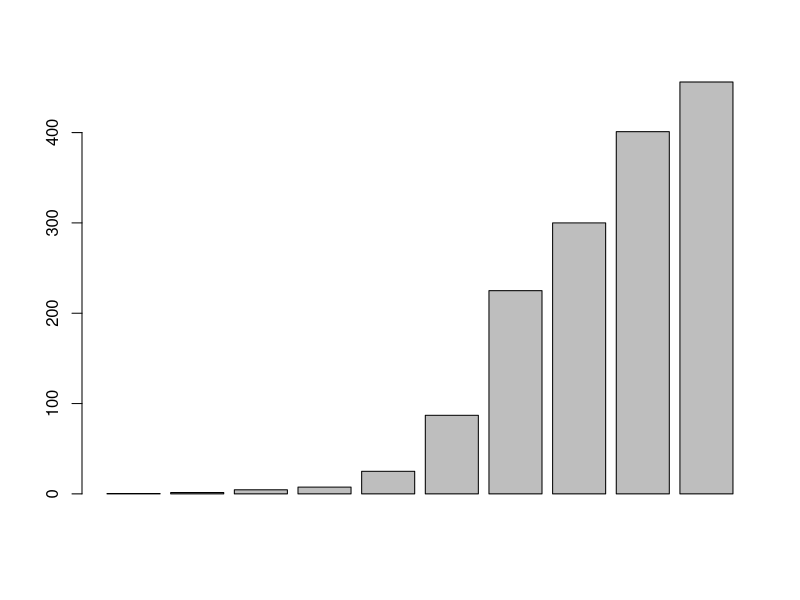
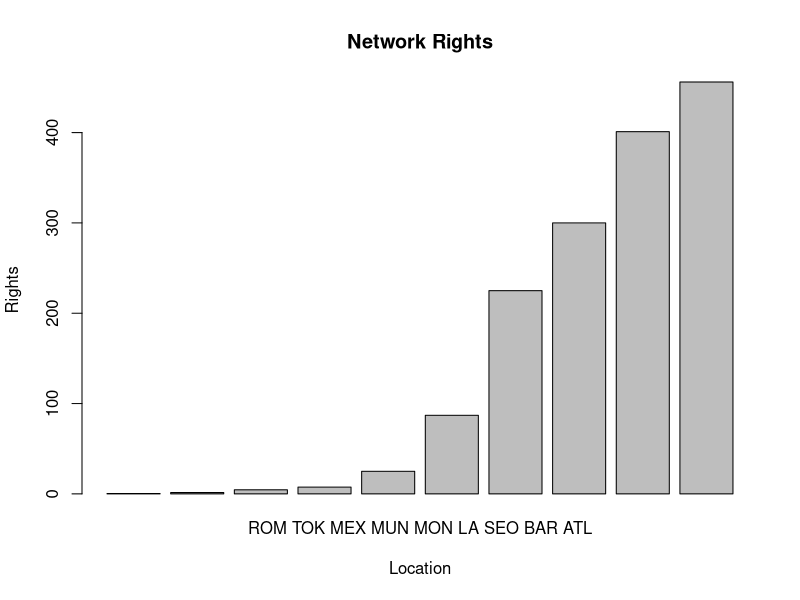
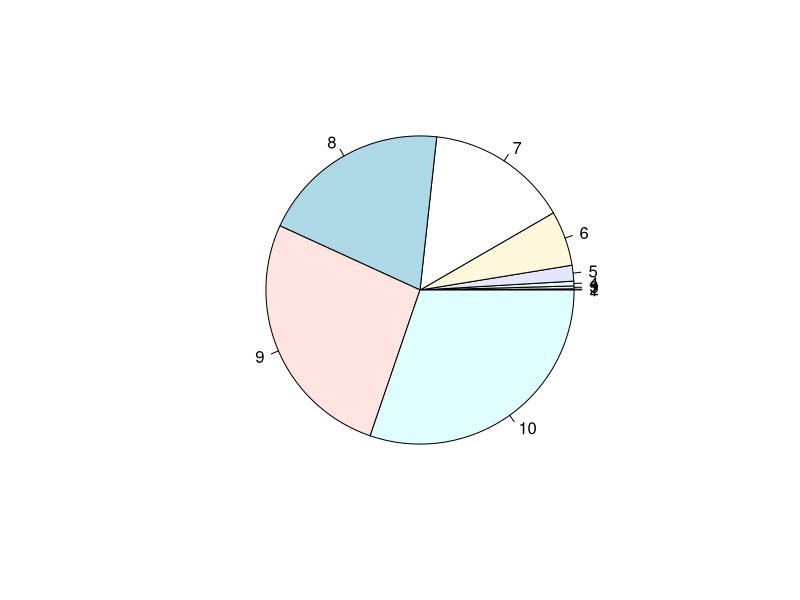
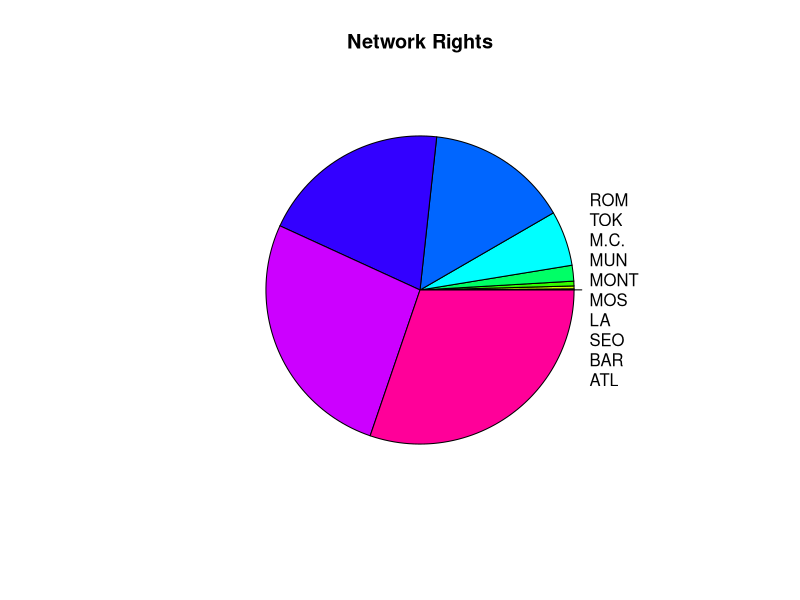
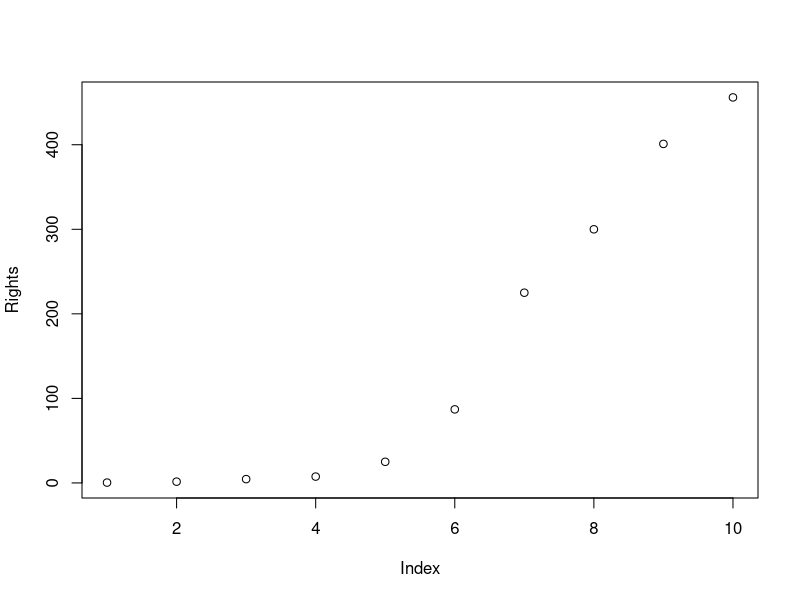
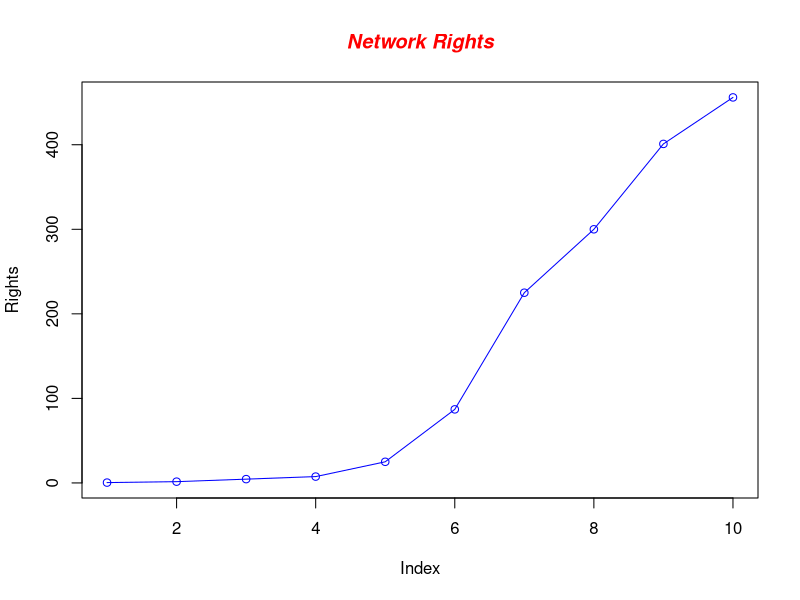

Write R code to recreate these figures, in order. (Note: this script raises an error after producing the figures.)
Location <- c("Rome","Tokyo","Mexico City", "Munich","Montreal","Moscow","Los Angeles","Seoul","Barcelona","Atlanta")
Rights <- c(0.394,1.5,4.5,7.5,25,87,225,300,401,456)
Network <- c("CBS","NBC","ABC","ABC", "ABC","NBC","ABC","NBC","NBC","NBC")
barplot(Rights)
barplot(Rights,main="Network Rights", xlab="Location",
        ylab = "Rights",names.arg = "ROM TOK MEX MUN MON LA SEO BAR ATL")



pie(Rights)
pie(Rights, main = "Network Rights", col = rainbow(length(Rights)), labels = c("ROM
TOK 
M.C.
MUN 
MONT 
MOS 
LA 
SEO 
BAR 
ATL"))

plot(Rights)
plot(Rights, type="o",col="blue")
title(main="Network Rights", col.main="red",font.main=4)
plot(Rights, type="o", col="blue", ylim= g_range, 
     axes=FALSE, ann=FALSE)
axis(1, at = 1:10, labels = c("ROM", "TOK", "M.C.", "MUN", "MONT", "MOS", "LA", "SEO", "BAR", "ATL"))

